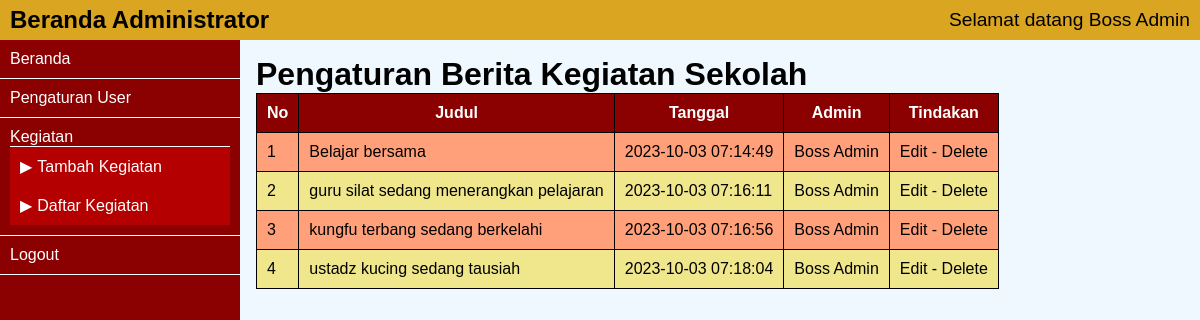
The page /admin/kegiatan-daftar.php (signed in) on the database as committed earlier.
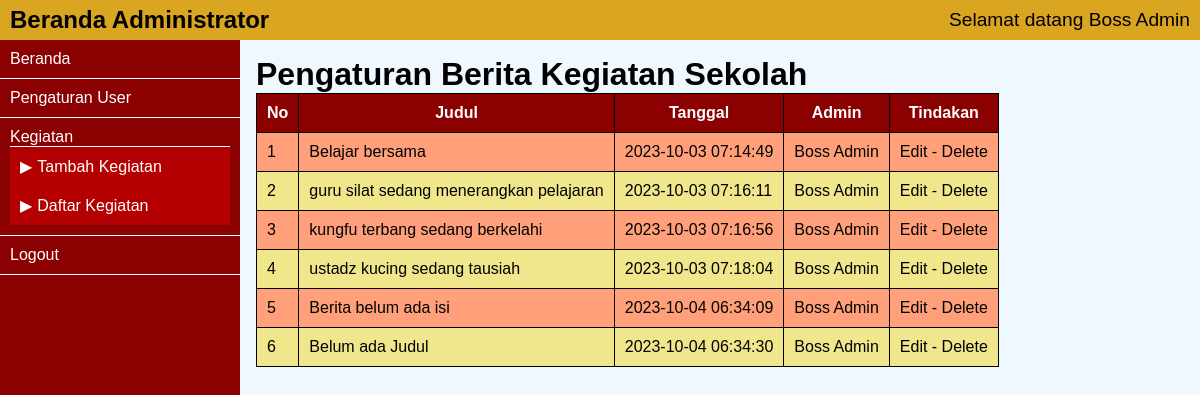
The same page on the database as committed later.
### tables this page shows
CREATE TABLE `kegiatan` (
  `ID_kegiatan` int(10) NOT NULL,
  `judul_kegiatan` varchar(200) NOT NULL,
  `artikel_kegiatan` text NOT NULL,
  `tgl_upload` datetime NOT NULL,
  `ID_admin` int(2) NOT NULL
);

### admin/functions.php (the view, shortened to what this page needs)
<?php
function get_data( $sql ) {
    global $koneksi;
    $hasil = array();
    $query = mysqli_query($koneksi, $sql);
    if (mysqli_num_rows($query) == 0) {
        return $hasil;
    }
    else
    {
        while( $row = mysqli_fetch_assoc($query)){
            $hasil[] = $row;
        }
        return $hasil;
    }
}
function buat_tabel( $class, $judul, $array ) {
    $nomor_urut = 1;
    $hasil = "<table class='$class'>";
    $hasil .= "<tr><th>No</th>";
    for($i=0; $i<count($judul); $i++) {
        $hasil .= "<th>$judul[$i]</th>";
    }
    $hasil .= "</tr>";
    for ($i=0; $i<count($array); $i++) {
        $hasil .= "<tr>";
        $hasil .= "<td>$nomor_urut</td>";
        $nomor_urut ++;
        $baris = $array[$i];
        for ($j=0; $j<count($baris); $j++) {
            $hasil .= "<TD>$baris[$j]</TD>";
        }
        $hasil .= "</tr>";
    }
    $hasil .= "</table>";
    echo $hasil;
}

Rows that differ between the two databases and show on the page:
added kegiatan: judul_kegiatan "Berita belum ada isi", tgl_upload "2023-10-04 06:34:09"
added kegiatan: judul_kegiatan "Belum ada Judul", tgl_upload "2023-10-04 06:34:30"
Other text that changed with them:
new list line: "5 Edit - Delete"
new list line: "Boss Admin"
new list line: "6 Edit - Delete"
